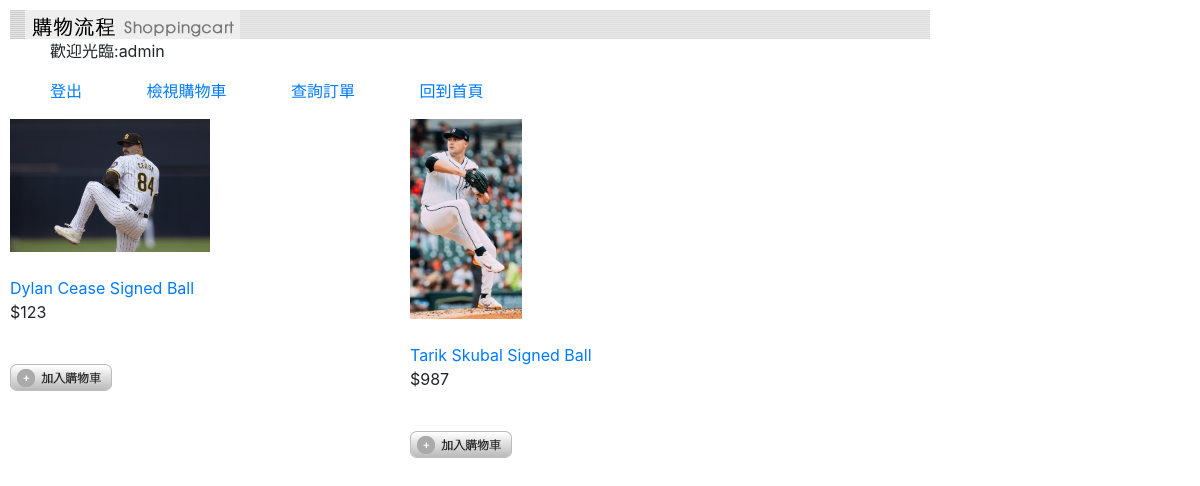
The app's page / (signed in) with its own data.
### cartapp/models.py (models this page shows, shortened)
class ProductModel(models.Model):
    pname =  models.CharField(max_length=100, default='')
    pprice = models.IntegerField(default=0)
    pimages = models.CharField(max_length=100, default='')
    pdescription = models.TextField(blank=True, default='')

### cartapp/views.py (the view)
# urls.py: path('', views.index),
def index(request):
	global cartlist
	if 'cartlist' in request.session:  #若session中存在cartlist就讀出
		cartlist = request.session['cartlist']
	else:  #重新購物
		cartlist = []
	cartnum = len(cartlist)  #購買商品筆數
	productall = models.ProductModel.objects.filter(pname__contains="Signed")
	if request.user.is_authenticated:
		name = request.user.username
	else:
		name = '最優質的顧客'
	return render(request, "index.html", locals())

### templates/index.html
{% extends "base.html" %}
{% load static %}
{% block content %}
  <div class="product-container">
    {% for product in productall %}
        <div class="products">
            <a href="/detail/{{product.id}}"><img src="/static/images/{{product.pimages}}" alt="產品詳細資料" width="200" height="200" border="0" /></a>
            <br>
            <a href="/detail/{{product.id}}">{{product.pname}}</a>
                <p>${{product.pprice}}</p> <br>
              <a href="/addtocart/add/{{product.id}}/"><img src="{% static 'images/icon_cart.png' %}" height="27" border="0" /></a>
        </div>
    {% endfor %}
</div>
{% endblock %}

### templates/base.html (shortened to what this page needs)
<!DOCTYPE html>
<html>
<head>
    {% load static %}
    <link href="{% static 'css/style.css' %}" rel="stylesheet" type="text/css" />
    <link
      rel="stylesheet"
      href="https://stackpath.bootstrapcdn.com/bootstrap/4.1.3/css/bootstrap.min.css"
 />
</head>
<body>
    <div id="warp">
      <div id="content">
        <img src="{% static "images/cartTitle2.png" %}" width="920" height="29" />
        <div id="sidediv">
          <ul>
            <div class="links">
              {% if request.user.is_authenticated %}
              <p>歡迎光臨:{{request.user.username}}  </p>
              <a href="/accounts/logout/">登出</a>
              {% else %}
              <p> 您尚未登入喔~ </p>
               <a href="/accounts/login/">登入</a>
              {% endif %}
              <a href="/cart/">檢視購物車</a>
              <a href="/cartordercheck/">查詢訂單</a>
              <a href="/index/">回到首頁</a>
            </div>
          </ul>
        </div>
        {% block content %}{% endblock %}
      </div>
    </div>
</body>
</html>

### static/css/style.css (style rules this page uses)
body { padding: 10px; box-sizing: border-box; }
.product-container { display: flex; flex-direction: row; width: 100%; height: 100vh; flex-wrap: wrap; gap: 200px; }
.product-container img { max-width: 200px; max-height: 200px; width: auto; height: auto; display: block; }

### templates/base.html (style rules this page uses)
.links a { margin-right: 60px; }
.links a:last-child { margin-right: 0; }

### records on screen
ProductModel: pimages (picture), pname "Dylan Cease Signed Ball", pprice "123"
ProductModel: pimages (picture), pname "Tarik Skubal Signed Ball", pprice "987"

### other values on screen
{{ request.user.username }} "admin"
